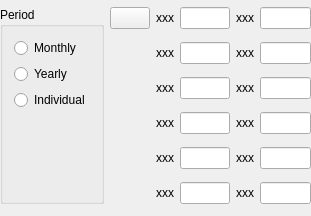
<?xml version="1.0" encoding="UTF-8"?>
<ui version="4.0">
 <class>KBudgetValues</class>
 <widget class="QWidget" name="KBudgetValues">
  <property name="geometry">
   <rect>
    <x>0</x>
    <y>0</y>
    <width>311</width>
    <height>216</height>
   </rect>
  </property>
  <layout class="QGridLayout">
   <property name="leftMargin">
    <number>0</number>
   </property>
   <property name="topMargin">
    <number>0</number>
   </property>
   <property name="rightMargin">
    <number>0</number>
   </property>
   <property name="bottomMargin">
    <number>0</number>
   </property>
   <item row="0" column="0" rowspan="6">
    <widget class="QGroupBox" name="periodGroupBox">
     <property name="title">
      <string>Period</string>
     </property>
     <layout class="QVBoxLayout">
      <item>
       <widget class="QRadioButton" name="m_monthlyButton">
        <property name="text">
         <string comment="@action timeframe of the budget">Monthly</string>
        </property>
        <attribute name="buttonGroup">
         <string notr="true">m_periodGroup</string>
        </attribute>
       </widget>
      </item>
      <item>
       <widget class="QRadioButton" name="m_yearlyButton">
        <property name="text">
         <string comment="@action timeframe of the budget">Yearly</string>
        </property>
        <attribute name="buttonGroup">
         <string notr="true">m_periodGroup</string>
        </attribute>
       </widget>
      </item>
      <item>
       <widget class="QRadioButton" name="m_individualButton">
        <property name="text">
         <string comment="@action timeframe of the budget. month-by-month budget">Individual</string>
        </property>
        <attribute name="buttonGroup">
         <string notr="true">m_periodGroup</string>
        </attribute>
       </widget>
      </item>
      <item>
       <spacer name="spacer10">
        <property name="orientation">
         <enum>Qt::Vertical</enum>
        </property>
        <property name="sizeType">
         <enum>QSizePolicy::Expanding</enum>
        </property>
        <property name="sizeHint" stdset="0">
         <size>
          <width>20</width>
          <height>21</height>
         </size>
        </property>
       </spacer>
      </item>
     </layout>
    </widget>
   </item>
   <item row="0" column="1" rowspan="6">
    <layout class="QVBoxLayout">
     <item>
      <widget class="QPushButton" name="m_clearButton">
       <property name="text">
        <string/>
       </property>
      </widget>
     </item>
     <item>
      <spacer name="spacer7">
       <property name="orientation">
        <enum>Qt::Vertical</enum>
       </property>
       <property name="sizeType">
        <enum>QSizePolicy::Expanding</enum>
       </property>
       <property name="sizeHint" stdset="0">
        <size>
         <width>20</width>
         <height>21</height>
        </size>
       </property>
      </spacer>
     </item>
    </layout>
   </item>
   <item row="0" column="2">
    <widget class="QLabel" name="m_label1">
     <property name="text">
      <string>xxx</string>
     </property>
     <property name="wordWrap">
      <bool>false</bool>
     </property>
    </widget>
   </item>
   <item row="0" column="3">
    <widget class="QStackedWidget" name="m_firstItemStack">
     <property name="sizePolicy">
      <sizepolicy hsizetype="Preferred" vsizetype="Fixed">
       <horstretch>0</horstretch>
       <verstretch>0</verstretch>
      </sizepolicy>
     </property>
     <widget class="QWidget" name="m_monthlyPage">
      <layout class="QHBoxLayout">
       <property name="leftMargin">
        <number>0</number>
       </property>
       <property name="topMargin">
        <number>0</number>
       </property>
       <property name="rightMargin">
        <number>0</number>
       </property>
       <property name="bottomMargin">
        <number>0</number>
       </property>
       <item>
        <widget class="AmountEdit" name="m_amountMonthly"/>
       </item>
      </layout>
     </widget>
     <widget class="QWidget" name="m_yearlyPage">
      <layout class="QHBoxLayout">
       <property name="leftMargin">
        <number>0</number>
       </property>
       <property name="topMargin">
        <number>0</number>
       </property>
       <property name="rightMargin">
        <number>0</number>
       </property>
       <property name="bottomMargin">
        <number>0</number>
       </property>
       <item>
        <widget class="AmountEdit" name="m_amountYearly"/>
       </item>
      </layout>
     </widget>
     <widget class="QWidget" name="m_individualPage">
      <layout class="QHBoxLayout">
       <property name="leftMargin">
        <number>0</number>
       </property>
       <property name="topMargin">
        <number>0</number>
       </property>
       <property name="rightMargin">
        <number>0</number>
       </property>
       <property name="bottomMargin">
        <number>0</number>
       </property>
       <item>
        <widget class="AmountEdit" name="m_amount1"/>
       </item>
      </layout>
     </widget>
    </widget>
   </item>
   <item row="1" column="2">
    <widget class="QLabel" name="m_label2">
     <property name="text">
      <string>xxx</string>
     </property>
     <property name="wordWrap">
      <bool>false</bool>
     </property>
    </widget>
   </item>
   <item row="1" column="3">
    <widget class="AmountEdit" name="m_amount2"/>
   </item>
   <item row="2" column="2">
    <widget class="QLabel" name="m_label3">
     <property name="text">
      <string>xxx</string>
     </property>
     <property name="wordWrap">
      <bool>false</bool>
     </property>
    </widget>
   </item>
   <item row="2" column="3">
    <widget class="AmountEdit" name="m_amount3"/>
   </item>
   <item row="3" column="2">
    <widget class="QLabel" name="m_label4">
     <property name="text">
      <string>xxx</string>
     </property>
     <property name="wordWrap">
      <bool>false</bool>
     </property>
    </widget>
   </item>
   <item row="3" column="3">
    <widget class="AmountEdit" name="m_amount4"/>
   </item>
   <item row="4" column="2">
    <widget class="QLabel" name="m_label5">
     <property name="text">
      <string>xxx</string>
     </property>
     <property name="wordWrap">
      <bool>false</bool>
     </property>
    </widget>
   </item>
   <item row="4" column="3">
    <widget class="AmountEdit" name="m_amount5"/>
   </item>
   <item row="5" column="2">
    <widget class="QLabel" name="m_label6">
     <property name="text">
      <string>xxx</string>
     </property>
     <property name="wordWrap">
      <bool>false</bool>
     </property>
    </widget>
   </item>
   <item row="5" column="3">
    <widget class="AmountEdit" name="m_amount6"/>
   </item>
   <item row="0" column="4">
    <widget class="QLabel" name="m_label7">
     <property name="text">
      <string>xxx</string>
     </property>
     <property name="wordWrap">
      <bool>false</bool>
     </property>
    </widget>
   </item>
   <item row="0" column="5">
    <widget class="AmountEdit" name="m_amount7"/>
   </item>
   <item row="1" column="4">
    <widget class="QLabel" name="m_label8">
     <property name="text">
      <string>xxx</string>
     </property>
     <property name="wordWrap">
      <bool>false</bool>
     </property>
    </widget>
   </item>
   <item row="1" column="5">
    <widget class="AmountEdit" name="m_amount8"/>
   </item>
   <item row="2" column="4">
    <widget class="QLabel" name="m_label9">
     <property name="text">
      <string>xxx</string>
     </property>
     <property name="wordWrap">
      <bool>false</bool>
     </property>
    </widget>
   </item>
   <item row="2" column="5">
    <widget class="AmountEdit" name="m_amount9"/>
   </item>
   <item row="3" column="4">
    <widget class="QLabel" name="m_label10">
     <property name="text">
      <string>xxx</string>
     </property>
     <property name="wordWrap">
      <bool>false</bool>
     </property>
    </widget>
   </item>
   <item row="3" column="5">
    <widget class="AmountEdit" name="m_amount10"/>
   </item>
   <item row="4" column="4">
    <widget class="QLabel" name="m_label11">
     <property name="text">
      <string>xxx</string>
     </property>
     <property name="wordWrap">
      <bool>false</bool>
     </property>
    </widget>
   </item>
   <item row="4" column="5">
    <widget class="AmountEdit" name="m_amount11"/>
   </item>
   <item row="5" column="4">
    <widget class="QLabel" name="m_label12">
     <property name="text">
      <string>xxx</string>
     </property>
     <property name="wordWrap">
      <bool>false</bool>
     </property>
    </widget>
   </item>
   <item row="5" column="5">
    <widget class="AmountEdit" name="m_amount12"/>
   </item>
  </layout>
 </widget>
 <layoutdefault spacing="6" margin="11"/>
 <customwidgets>
  <customwidget>
   <class>AmountEdit</class>
   <extends>QLineEdit</extends>
   <header>amountedit.h</header>
  </customwidget>
 </customwidgets>
 <tabstops>
  <tabstop>m_monthlyButton</tabstop>
  <tabstop>m_yearlyButton</tabstop>
  <tabstop>m_individualButton</tabstop>
  <tabstop>m_clearButton</tabstop>
  <tabstop>m_amount1</tabstop>
  <tabstop>m_amountMonthly</tabstop>
  <tabstop>m_amountYearly</tabstop>
  <tabstop>m_amount2</tabstop>
  <tabstop>m_amount3</tabstop>
  <tabstop>m_amount4</tabstop>
  <tabstop>m_amount5</tabstop>
  <tabstop>m_amount6</tabstop>
  <tabstop>m_amount7</tabstop>
  <tabstop>m_amount8</tabstop>
  <tabstop>m_amount9</tabstop>
  <tabstop>m_amount10</tabstop>
  <tabstop>m_amount11</tabstop>
  <tabstop>m_amount12</tabstop>
 </tabstops>
 <resources/>
 <connections/>
 <buttongroups>
  <buttongroup name="m_periodGroup"/>
 </buttongroups>
</ui>
